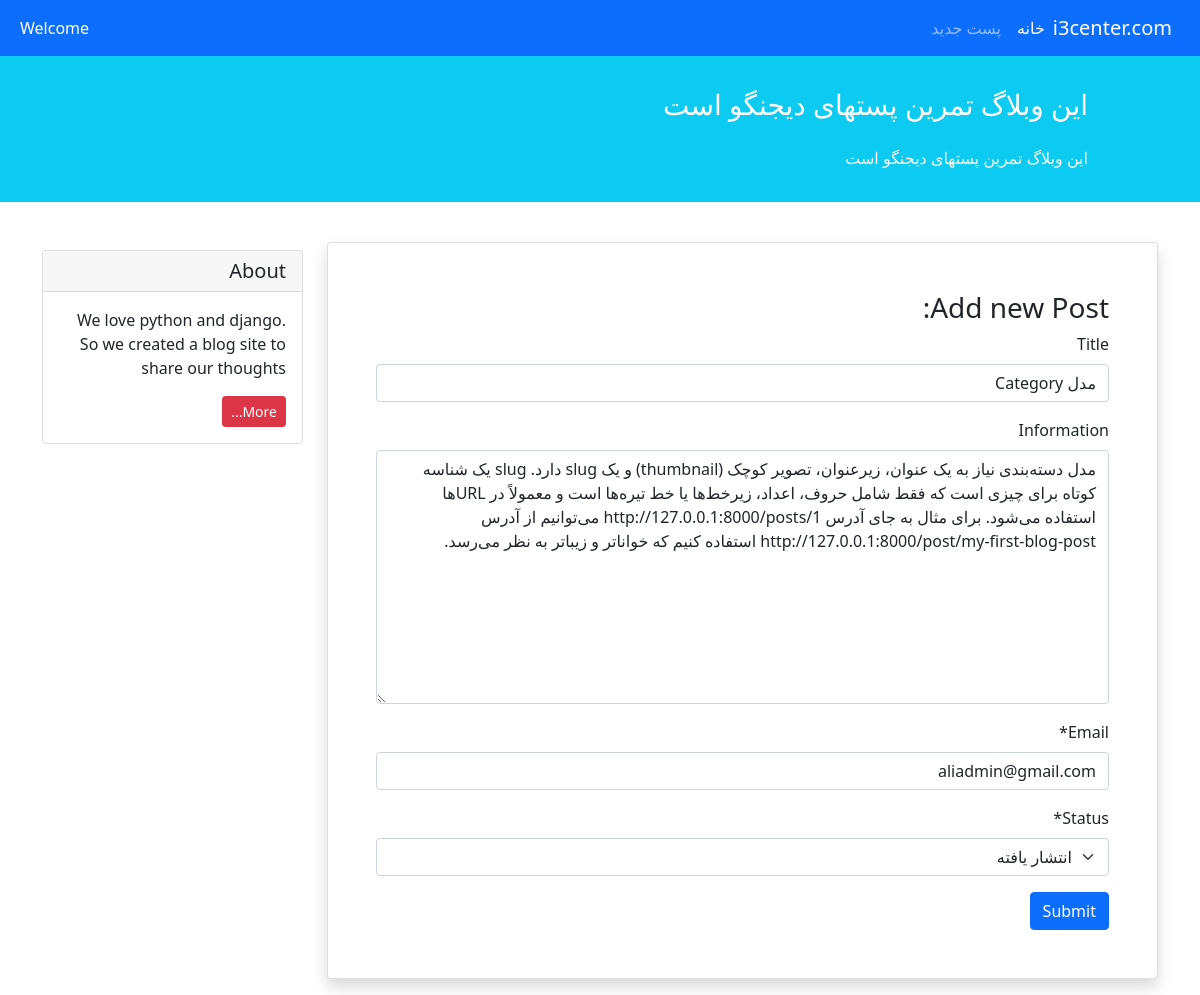
The page /update/4/ on the database its author committed.
### home/models.py (models this page shows, shortened)
class Post(models.Model):
    STATUS =(
        ('pub' , 'انتشار یافته'),
        ('drf' , 'پیش نمایش'),
    )
    title = models.CharField(max_length=50,null=True,blank=True)
    information = models.TextField(max_length=500,null=True,blank=True)
    datetime_create = models.DateTimeField(auto_now_add=True)
    datetime_update = models.DateTimeField(auto_now=True)
    status = models.CharField(choices=STATUS , max_length=3)
    email = models.EmailField(max_length=50)

### home/views.py (the view)
# urls.py: path('update/<int:id>/' , views.update_post , name='update_post') ,
def update_post(request,id):
    post=get_object_or_404(Post, id=id)
    form = NewPostForm(request.POST or None,instance=post)
    if form.is_valid():
        form.save()
        return redirect('home:show')
    return render(request,'create_post.html',{'form':form})

### home/forms.py
class NewPostForm(forms.ModelForm):
    class Meta:
        model = Post
        fields = ['title', 'information', 'email', 'status']
    def __init__(self, *args, **kwargs):
        super().__init__(*args, **kwargs)
        self.helper = FormHelper()
        self.helper.form_method = 'post'
        self.helper.layout = Layout(
            FloatingField('title'),
            FloatingField('information'),
            FloatingField('email'),
            FloatingField('status'),
            Submit('submit', 'Submit')
        )

### templates/create_post.html (shortened to what this page needs)
{% extends '_base.html' %}
{% load crispy_forms_tags %}
{% block content %}
     <div class="card shadow my-3 p-5">
                <h3>Add new Post:</h3>
                <form method="POST">
                    {{ form|crispy }}
                    <button type="submit" class="btn btn-primary">Submit</button>
                </form>
            </div>
{% endblock %}

### rows shown on the page
Post: title "مدل Category", information "مدل دسته‌بندی نیاز به یک عنوان، زیرعنوان، تصویر کوچک (thumbnail) و یک slug دارد. slug یک شناسه کوتاه برای چیزی است که فقط شامل حروف، اعداد، زیرخط‌ها یا خط تیره‌ها است و معمولاً در URL‌ها استفاده می‌شود. برای مثال به جای آدرس http://127.0.0.1:8000/posts/1 می‌توانیم از آدرس http://127.0.0.1:8000/post/my-first-blog-post استفاده کنیم که خواناتر و زیباتر به نظر می‌رسد.", email "aliadmin@gmail.com", status "انتشار یافته"
